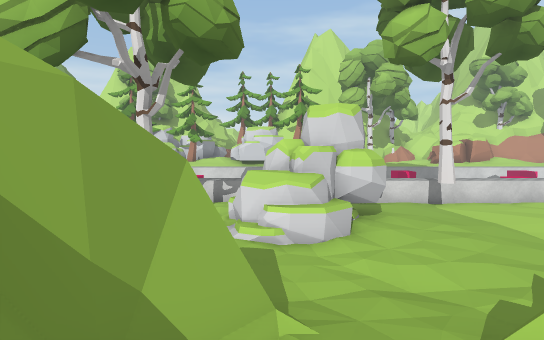
[1] (above)

24 first-person views from a walk through a Unity game level. The camera is 1.4 m above the floor, tilts 4° down and sees 80° across. The floor is counted in squares, 1 m on a side. Each view is taken from the middle of a square. On the plan, view 1 faces up. The plan holds only what a view shows up to about 15 squares ahead; the rest is blank. The place goes on beyond the plan. The player character is not drawn. Some surface patterns are stand-ins.

[2]
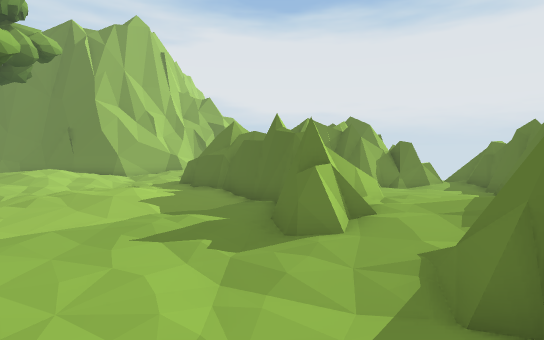

[3]
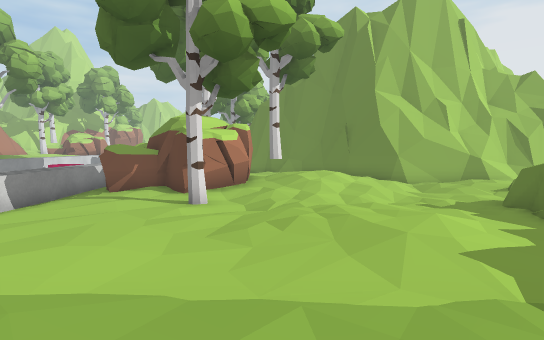

[4]
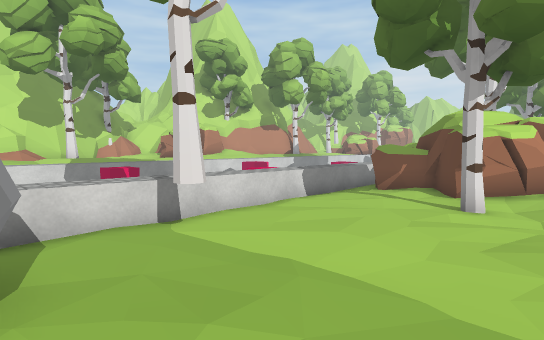

[5]
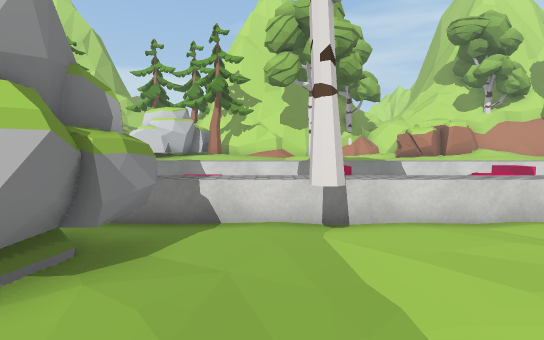

[6]
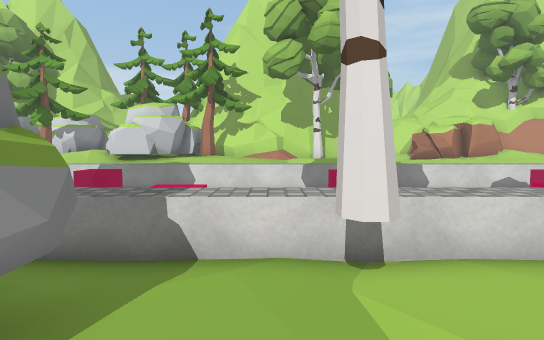

[7]
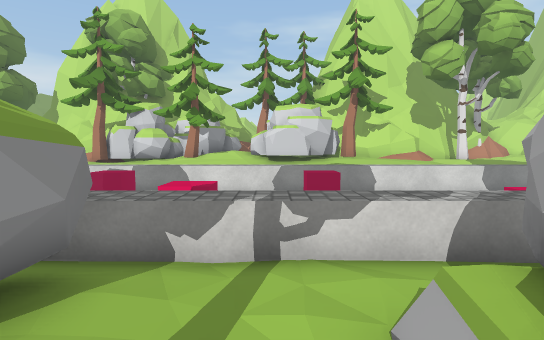

[8]
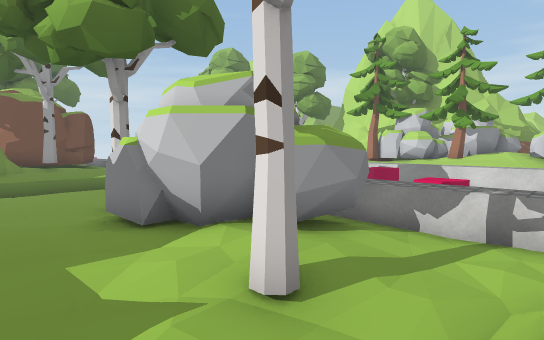

[9]
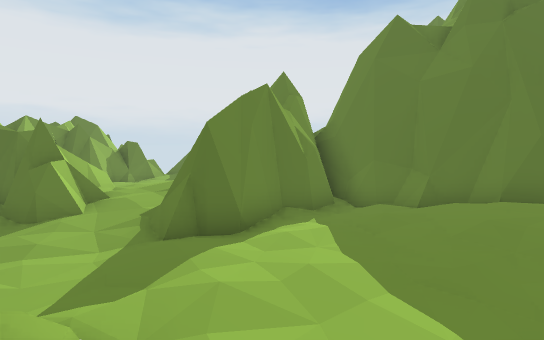

[10]
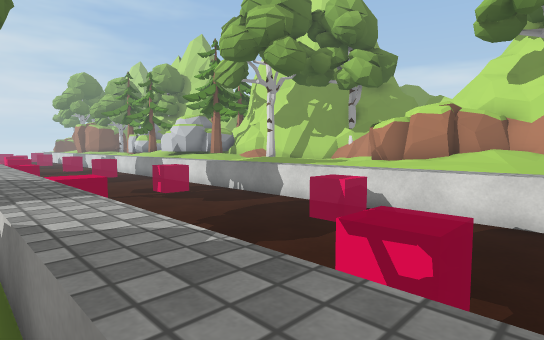

[11]
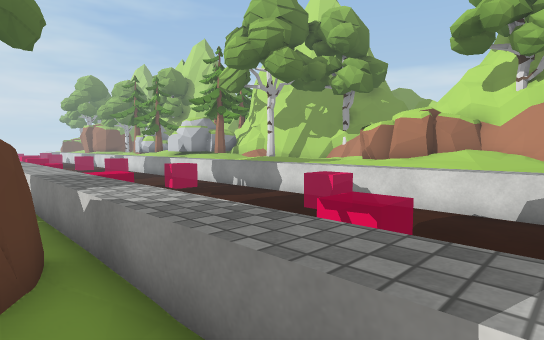

[12]
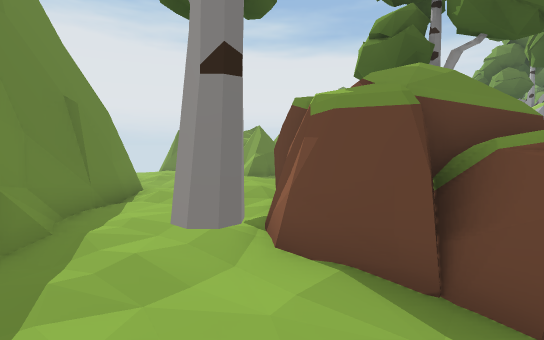

[13]
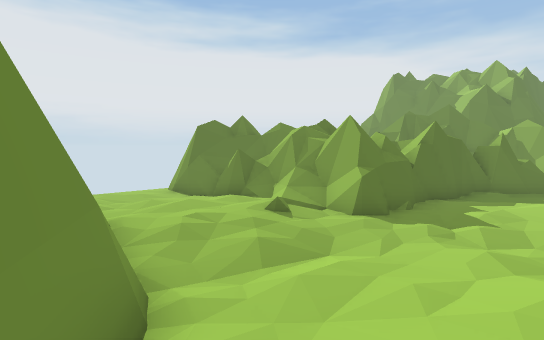

[14]
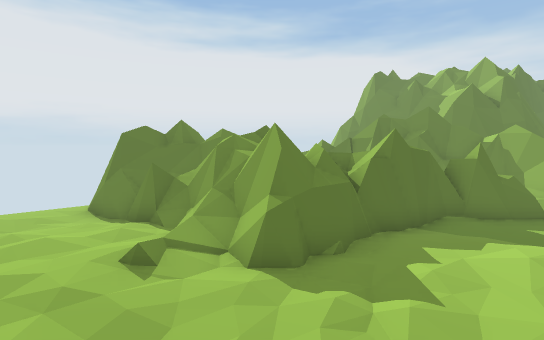

[15]
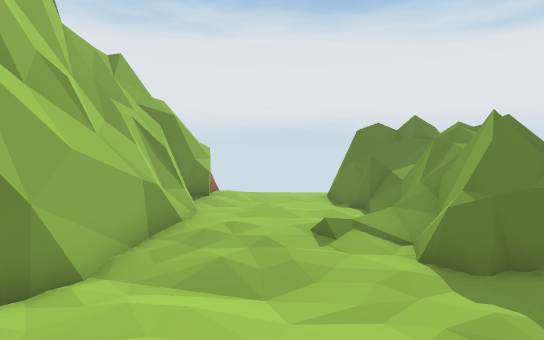

[16]
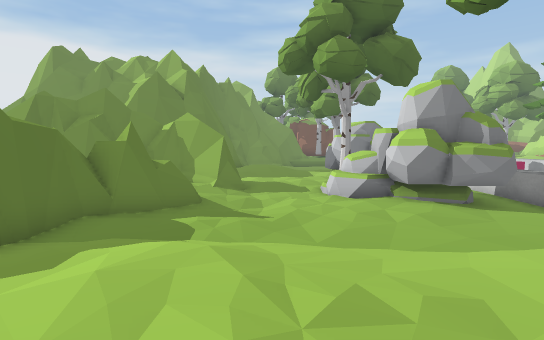

[17]
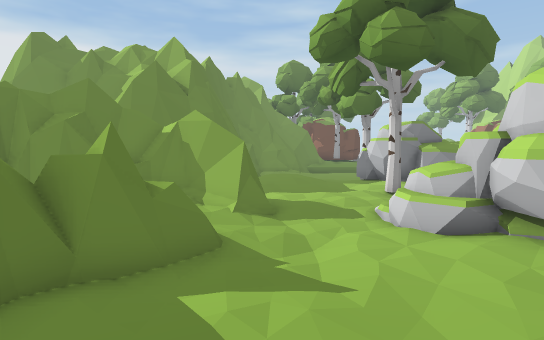

[18]
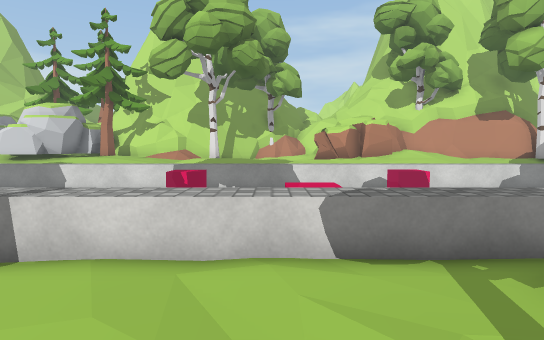

[19]
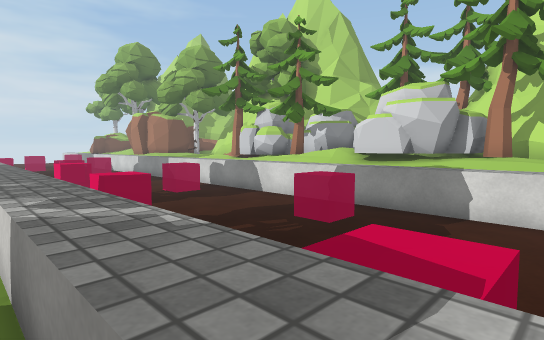

[20]
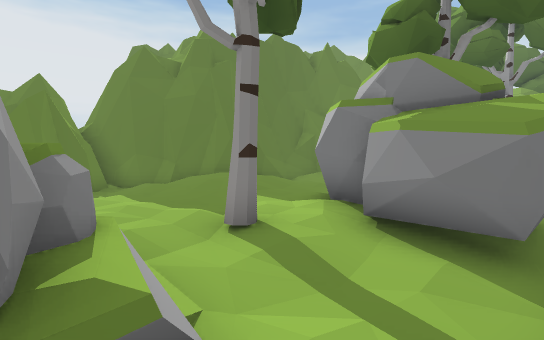

[21]
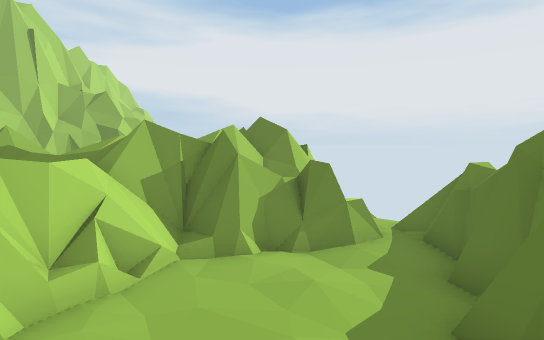

[22]
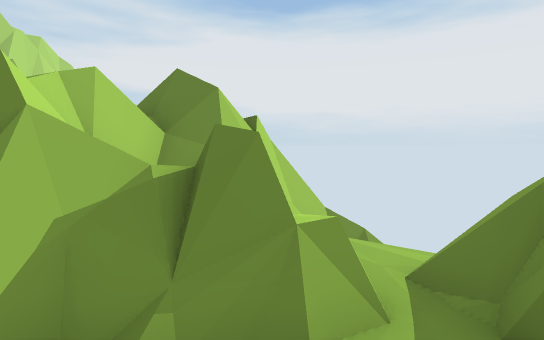

[23]
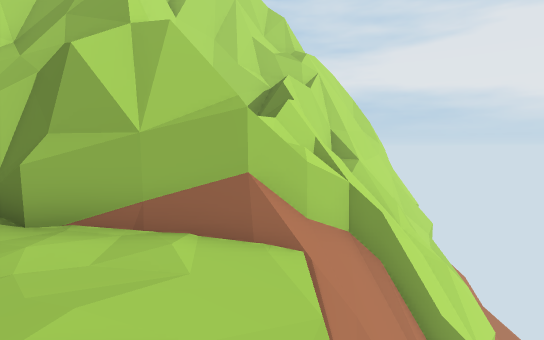

[24]
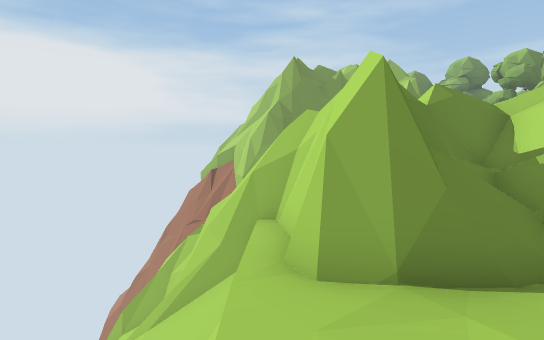

### Floor plan
Key: @ floor where view 1 was taken; # wall or solid block; . main floor; : floor 0.25 m higher than the main floor; - floor 0.25 m lower than the main floor; + floor 0.5 m higher than the main floor; _ floor 0.5 m lower than the main floor; * floor 0.75 m higher than the main floor; / step, stairs or slope; = window, fence, low wall or low ledge; ^ raised ledge; v drop or lower ground; T tree; R rock; O other object.
Columns run from 7 left of view 1 to 20 right of it. Each row starts with its distance up from view 1.
 23  T^^^##R^^^^^^T^^^^^OOO^^^^^
 22 ^^^^^^^^^^^^^^^^^^^^^^^^^^^^
 21 ^^^^^^^^^^^^^^^^^^^^^^^^^^^^
 20 ___________  ______________
 19 ___________ _________  ____
 18  _____  ______  ___________
 17 ___________________________
 16 _________________________
 15
 14
 13   **************************
 12   R.-...---------.---./.-...
 11 RRRR....RRR..T-.....OOOOO  .
 10  RRR/.RR RR..-......OOOOO.
  9 RRR:/.RRRRR..-......OOOOO.T
  8 RRR.T.RRRR........TOOOOOO..-
  7 ....../RR....-...../OOO/.../
  6 ///.....-....-...//////T../
  5 /+/..../---...//...//++ ..=
  4  +/:..//..-..//:...//++/.=#
  3 #///.##=/==..../.../////###
  2 ##=/###//=##../.....////##
  1  ######//:=###/.=/..//.##
  0   ####^@/:=######=/....#
 -1    ####=::..#####=//:./#
 -2       ##:...=####=/...=#
 -3       ##....#####=..:.###
 -4        #=./.####==....###
 -5        ##..=####*=///..#
 -6         #.=######=---/^#
 -7         ###=######/-../#
 -8          #=#=#####/--./#
 -9           =- ###==----/#^#
-10             v==vv     vv^^#
-11           vvvvvv       v^==^
-12           vvv v        vvvv=

Positions as (right, up) in squares from view 1, and headings:
1: (0, 0), facing up
2: (-1, 7), facing down-right
3: (3, 6), facing right
4: (3, 6), facing up-right
5: (5, 6), facing up
6: (5, 8), facing up
7: (-2, 8), facing up
8: (-1, 6), facing up-left
9: (-2, 9), facing down
10: (19, 12), facing up-left
11: (20, 11), facing up-left
12: (20, 11), facing down-left
13: (17, 4), facing down-left
14: (14, 4), facing down-left
15: (13, 5), facing down
16: (11, 5), facing left
17: (8, 4), facing left
18: (10, 8), facing up
19: (4, 12), facing up-left
20: (0, 12), facing down-left
21: (0, 0), facing down-right
22: (2, -4), facing down-right
23: (11, -9), facing right
24: (14, -9), facing left
